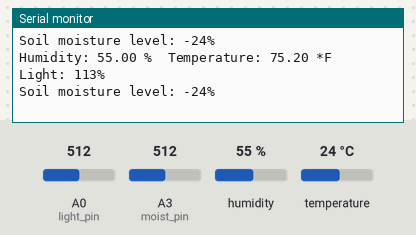
Recording of a program running on a simulated Arduino Uno, built with avr-gcc and run on an emulated ATmega328P. Parts: the last lines printed to the serial monitor. Inputs (shaded band) come from the test bench; at power-on: humidity 55 %, A0 (light_pin) = 512, A3 (moist_pin) = 512, temperature 24 °C.

Above: at 10.8 s.
10.9 s: humidity set to 22 %
At 16.2 s:
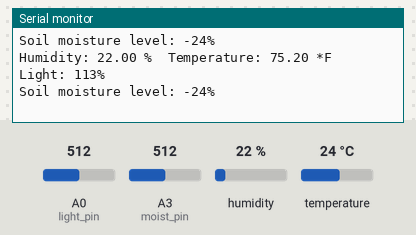
18.4 s: A0 (light_pin) set to 716
At 21.4 s:
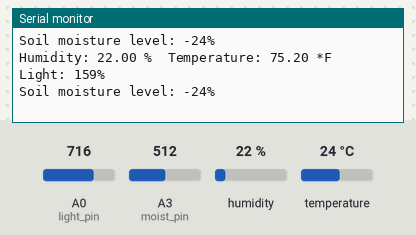
25.9 s: A3 (moist_pin) set to 716
At 30.7 s:
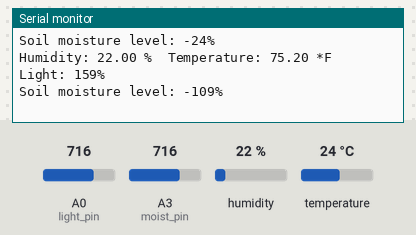
33.4 s: temperature set to 12 °C
At 35.9 s:
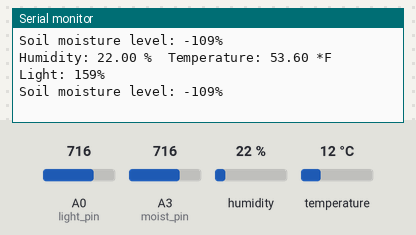
40.9 s: A0 (light_pin) set to 992
At 46.5 s:
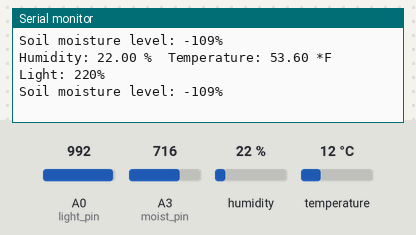
48.4 s: A3 (moist_pin) set to 992
At 51.8 s:
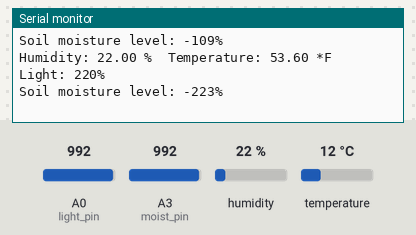
Timing chart, 0 to 53.3 s (numbered marks = the images above; inputs shaded):
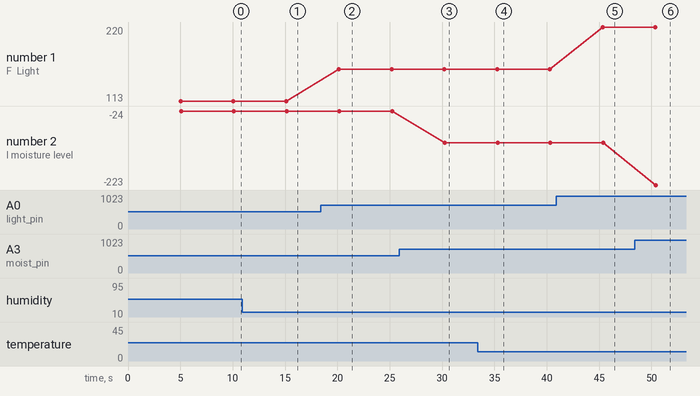

The program:

main.cpp
```cpp
#include <Arduino.h> // needed for platformio
#include <DHT.h> // plugin to read temp and humidity sensor

//Constants

#define DHTPIN 3 // define temp and humidity probe to PWM 3
#define DHTTYPE DHT11 // define type of sensor

DHT dht(DHTPIN, DHTTYPE);

int light_pin = A0; // Photoresistor at Arduino analog pin A0
int pResistor_value;

int moist_pin = A3;  // Photoresistor at Arduino analog pin A3
int soilMoistureValue = 0;


void setup()
{
  Serial.begin(9600);
  dht.begin();
}

void loop()
{
  delay(5000); //Small delay
  int readData = dht.read(DHTPIN);

  float h = dht.readHumidity();
  // Read temperature as Fahrenheit
  float f = dht.readTemperature(true);

  Serial.print("Humidity: ");
  Serial.print(h);
  Serial.print(" %\t");
  Serial.print("Temperature: ");
  Serial.print(f);
  Serial.print(" *F\t");

  pResistor_value = analogRead(light_pin);               //Light value is stored as analog signal from the sensor pin.
  pResistor_value = map(pResistor_value, 0, 450, 0, 100); //Light value is mapped & converted in number out of 100.
  Serial.print("Light: ");
  Serial.print(pResistor_value);
  Serial.println("%");


  soilMoistureValue = analogRead(moist_pin);  //moisture value is stored as analog signal from the sensor pin.
  soilMoistureValue = map(soilMoistureValue, 452, 210, 0, 100); //moisture value is mapped & converted in number out of 100.
  Serial.print("Soil moisture level: ");
  Serial.print(soilMoistureValue);
  Serial.println("%");

}
```

Measured:
- after the input at 10.9 s, the serial monitor: prints a new line after 4.2 s (image 1)
- after the input at 18.4 s, the serial monitor: prints a new line after 1.7 s (image 2)
- after the input at 25.9 s, the serial monitor: prints a new line after 4.4 s (image 3)
- after the input at 33.4 s, the serial monitor: prints a new line after 1.9 s (image 4)
- after the input at 40.9 s, the serial monitor: prints a new line after 4.4 s (image 5)
- after the input at 48.4 s, the serial monitor: prints a new line after 2.0 s (image 6)
- plotted number 1: 113 → 159 after the input at 18.4 s, 159 → 220 after the input at 40.9 s
- plotted number 2: -24 → -109 after the input at 25.9 s, -109 → -223 after the input at 48.4 s
